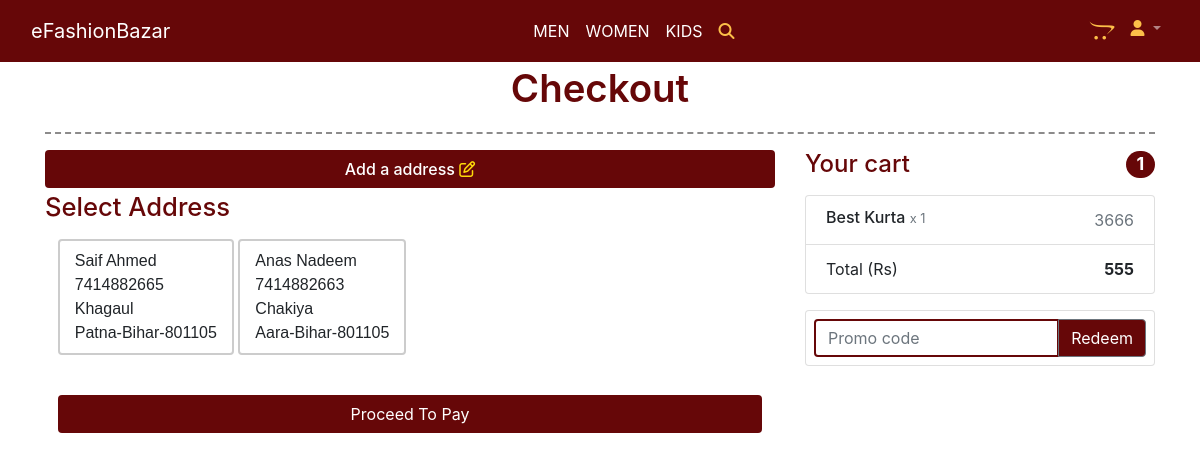
Screenshot of /checkout/ (signed in) with the database file from the repository.
### products/models.py (models this page shows, shortened)
class Address(models.Model):
    user = models.ForeignKey(User, on_delete=models.CASCADE)
    name = models.CharField(max_length=200)
    phone_n = models.IntegerField(null=True)
    street_address = models.CharField(max_length=200,null=True)
    state = models.CharField(max_length=50,null=True)
    city = models.CharField(max_length=50,null=True)
    pin_code = models.CharField(max_length=6,null=True)
    class Meta:
        verbose_name_plural = 'Addresses'

class Order(models.Model):
    user = models.ForeignKey(User, on_delete=models.CASCADE)
    ref_code = models.CharField(max_length=20)
    items = models.ManyToManyField(OrderItem)
    start_date = models.DateTimeField(auto_now_add=True)
    ordered_date = models.DateTimeField()
    ordered = models.BooleanField(default=False)
    address = models.ForeignKey('Address', on_delete=models.SET_NULL, null=True, blank=True)
    payment = models.ForeignKey('Payment', on_delete=models.SET_NULL, null=True, blank=True)
    coupon = models.ForeignKey('CouponCode', on_delete=models.SET_NULL, null=True, blank=True)
    being_delivered = models.BooleanField(default=False)
    recieved = models.BooleanField(default=False)
    refund_requested = models.BooleanField(default=False)
    refund_requested_reason = models.CharField(max_length=200, null=True, blank=True)
    refund_granted = models.BooleanField(default=False)
    def get_total(self):
        total = 0
        for order_item in self.items.all():
            total += order_item.get_final_price()
        if self.coupon and total>1:
            total -= self.coupon.amount
        return total

class OrderItem(models.Model):
    SIZE_OPTION = [
        ('S', 'S'),
        ('M', 'M'),
        ('L', 'L'),
        ('XL', 'XL'),
        ('2XL', '2XL'),
    ]
    user = models.ForeignKey(User, on_delete=models.CASCADE)
    ordered = models.BooleanField(default=False)
    item = models.ForeignKey(Item, on_delete=models.CASCADE)
    quantity = models.IntegerField(default=1)
    size = models.CharField(max_length=100, choices=SIZE_OPTION, null=True)
    def get_total_item_price(self):
        return self.quantity * self.item.p_price
    def get_total_discount_item_price(self):
        return self.quantity * self.item.p_dis_price
    def get_final_price(self):
        if self.item.p_dis_price:
            return self.get_total_discount_item_price()
        return self.get_total_item_price()

class Item(models.Model):
    category = models.ForeignKey(Category, on_delete=models.CASCADE)
    p_name = models.CharField(max_length=200)
    p_image = models.ImageField(upload_to='Items')
    second_img = models.ImageField(upload_to='Second Img', null=True, blank=True)
    third_img = models.ImageField(upload_to='Third Img', null=True, blank=True)
    p_price = models.IntegerField()
    p_dis_price = models.IntegerField()
    p_desc = models.TextField()
    small_size = models.BooleanField(null=True)
    medium_size = models.BooleanField(null=True)
    large_size = models.BooleanField(null=True)
    xl_size = models.BooleanField(null=True)
    xxl_size = models.BooleanField(null=True)
    p_slug = models.SlugField(max_length=200)

### products/views.py (the view)
# urls.py: path('checkout/', CheckoutView.as_view(), name="checkout"),
class CheckoutView(LoginRequiredMixin,View):
    def get(self,*args, **kwargs):
        try:
            order= Order.objects.get(user=self.request.user, ordered=False)
            context = {
                'order':order,
            }
            address_qs = Address.objects.filter(
                user=self.request.user,
            )
            if address_qs.exists():
                context.update( {'address': address_qs.all()} )
            return render(self.request, 'checkout.html', context)
        except ObjectDoesNotExist:
            messages.info(self.request, "You donot have an active order!")
            return redirect('checkout')

### products/templates/checkout.html (shortened to what this page needs)
{% extends 'base.html' %}  {% block mainCont %} {% load static %}
<section class="checkoutSec">
  <div class="container">
    <div class="row">
      <div class="col-lg-12 col-12">
        <p class="text-center categoriesMainTitle">Checkout</p>
        <hr class="style5" />
      </div>
    </div>
    <div class="row">
      <div class="col-lg-8 col-md-8 col-sm-12 col-12">
        <a
          class="btn addressHref"
          data-toggle="collapse"
          href="#addaAddress"
          role="button"
          aria-expanded="false"
          aria-controls="addaAddress"
        >
          Add a address
          <i class="fa fa-edit addressEditlogo" aria-hidden="true"></i>
        </a>
        <p class="selectAddressRadioTitle">Select Address</p>
        {% if address %}
        <div class="radio-toolbar">
          <form
            action="{% url 'payment' %}"
            method="POST"
            name="custAdDet"
            id="custAdDet"
          >
            {% csrf_token %} {% for i in address %}
            <label for="{{i.id}}">
              {{i.name}}
              <br />
              {{i.phone_n}}
              <br />
              {{i.street_address}}
              <br />
              {{i.city}}-{{i.state}}-{{i.pin_code}}
            </label>
            {% endfor %}
            <input
              type="submit"
              class="btn proceedBtnCheckout"
              value="Proceed To Pay"
            />
          </form>
        </div>
        {% endif %}
      </div>
      <div class="col-lg-4 col-md-4 col-sm-12 col-12">
        <h4 class="d-flex justify-content-between align-items-center mb-3">
          <span class="yourCartTitleCheckout">Your cart</span>
          <span class="badge badge-secondary badgetotalCart badge-pill"
            >{{order.items.count}}</span
          >
        </h4>
        <ul class="list-group mb-3 z-depth-1">
          {% for order_item in order.items.all %}
          <li
            class="list-group-item d-flex justify-content-between lh-condensed yourcartcheckoutList"
          >
            <div>
              <h6 class="my-0">
                {{order_item.item.p_name}}
                <small class="text-muted">x {{order_item.quantity}}</small>
              </h6>
            </div>
            {% if order_item.item.discount_price %}
            <span class="text-muted">
              {{order_item.get_total_discount_item_price}}
            </span>
            {% else %}
            <span class="text-muted">
              {{order_item.get_total_item_price}}
            </span>
            {% endif %}
          </li>
          {% endfor %}
          <li
            class="list-group-item d-flex justify-content-between yourcartcheckoutList"
          >
            <span class="">Total (Rs)</span>
            <strong>{{order.get_total}}</strong>
          </li>
        </ul>
        <form
          class="card p-2 Promoform"
          action="{% url 'add-coupon' %}"
          method="POST"
        >
          <div class="input-group">
            <input
              type="text"
              class="form-control Promoforminput"
              placeholder="Promo code"
              aria-label="Recipient's username"
              aria-describedby="basic-addon2"
              name="coupon"
            />
            <div class="input-group-append">
              <button
                class="btn btn-secondary redeemNowBtn btn-md waves-effect m-0"
                type="submit"
              >
                Redeem
              </button>
            </div>
          </div>
        </form>
      </div>
    </div>
  </div>
</section>
{% endblock mainCont %}

### products/static/css/itsmystyle.css (style rules this page uses)
html { scroll-behavior: smooth; }
* { margin: 0; padding: 0; box-sizing: border-box; }
a { text-decoration: none; }
li { list-style: none; }
:root { --mainCol: #fcbf49; --bgMainCol: #ffffff; --seconMainBgCol: #660708; --txtCol: #000000; --sidenavtxtcol: #ffffff; }
.categoriesMainTitle { font-size: 2.4rem; font-weight: 600; line-height: 1.4; color: var(--seconMainBgCol); }
hr.style5 { background-color: #fff; border-top: 2px dashed #8c8b8b; }
.radio-toolbar { margin: 0.8rem; }
.radio-toolbar label { display: inline-block; padding: 8px 15px; font-family: sans-serif, Arial; font-size: 16px; border: 2px solid #ccc; border-radius: 4px; }
.checkoutSec { width: 100%; height: auto; margin-bottom: 2rem; }
.selectAddressRadioTitle { font-size: 1.6rem; font-weight: 500; margin-bottom: 0rem; color: var(--seconMainBgCol); }
.addressHref, .addressHrefSubmit { color: #ffffff !important; background-color: var(--seconMainBgCol); font-size: 1rem; font-weight: 500; width: 100%; }
.addressEditlogo { color: #feda0a !important; }
.Promoforminput { border: 2px solid var(--seconMainBgCol) !important; }
.redeemNowBtn { background-color: var(--seconMainBgCol) !important; color: #ffffff; }
.badgetotalCart { background-color: var(--seconMainBgCol); }
.yourCartTitleCheckout { color: var(--seconMainBgCol); }
.proceedBtnCheckout { background-color: var(--seconMainBgCol); color: #ffffff; width: 100%; margin-top: 2rem; }

### rows the page displays
Address: name "Saif Ahmed", phone_n "7414882665", street_address "Khagaul", city "Patna", state "Bihar", pin_code "801105"
Address: name "Anas Nadeem", phone_n "7414882663", street_address "Chakiya", city "Aara", state "Bihar", pin_code "801105"
Order: items.count "1", get_total "555"
OrderItem: item.p_name "Best Kurta", quantity "1", get_total_item_price "3666"
